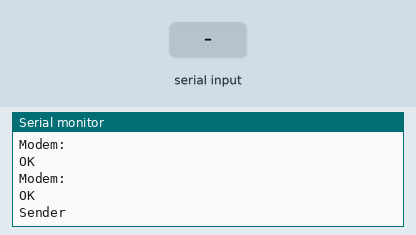
The sketch below on a simulated Arduino Uno, built with avr-gcc and run on an emulated ATmega328P. On the bench: the last lines printed to the serial monitor. Inputs (shaded band) come from the test bench. The modem accepts every AT command (registered, SIM ready, sends succeed) and sends nothing else.

Above: at 6.7 s.
6.8 s: "1\n" received over Serial
At 8.9 s:
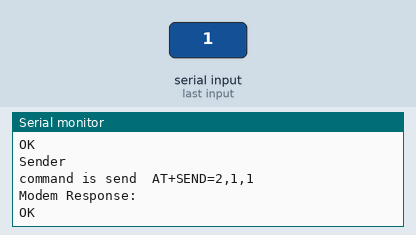
9.3 s: "1\n" received over the second serial link
At 10.7 s:
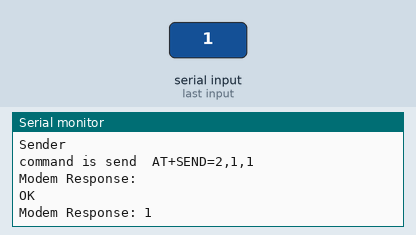
10.8 s: "0\n" received over Serial
At 11.6 s:
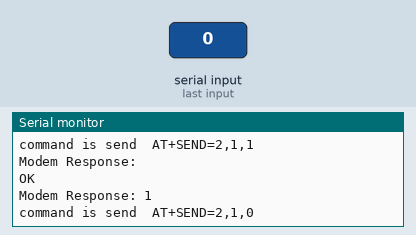
12.3 s: "0\n" received over the second serial link
At 14.1 s:
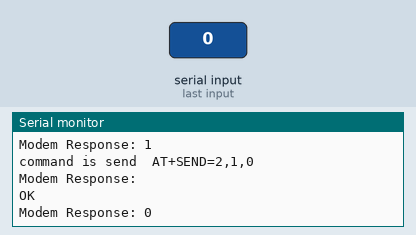

Measured:
- after the input at 6.8 s, the serial monitor: prints a new line at once (image 1)
- after the input at 9.3 s, the serial monitor: prints a new line after 1.0 s (image 2)
- after the input at 10.8 s, the serial monitor: prints a new line at once (image 3)
- after the input at 12.3 s, the serial monitor: prints a new line after 1.0 s (image 4)

The sketch:

file1.ino
```cpp
 #include <SoftwareSerial.h>

SoftwareSerial loraSerial(2, 3);

void setup() {
  Serial.begin(9600);
  loraSerial.begin(9600);

  delay(1000);
  Serial.println("--- SENDER CONFIGURATION START ---");

  loraSerial.println("AT");
  delay(500);
  printLoRaResponse();


  loraSerial.println("AT+ADDRESS=1");
  delay(500);
  printLoRaResponse();

  loraSerial.println("AT+NETWORKID=18");
  delay(500);
  printLoRaResponse();

  Serial.println("Sender ");
}

void loop() {

  if (Serial.available()) {
    String msg = Serial.readStringUntil('\n');
    msg.trim();

    if (msg.length() > 0) {
      String command = "AT+SEND=2," + String(msg.length()) + "," + msg;
      loraSerial.println(command);

      Serial.print("command is send  ");
      Serial.println(command);
    }
  }

  if (loraSerial.available()) {
    String incoming = loraSerial.readString();
    Serial.print("Modem Response: ");
    Serial.print(incoming);
  }
}

void printLoRaResponse() {
  while (loraSerial.available()) {
    String resp = loraSerial.readString();
    Serial.print("Modem: ");
    Serial.print(resp);
  }
}


// Arduino RX (Pin 2) -> RYLR998 TXD
// Arduino TX (Pin 3) -> RYLR998 RXD
```
